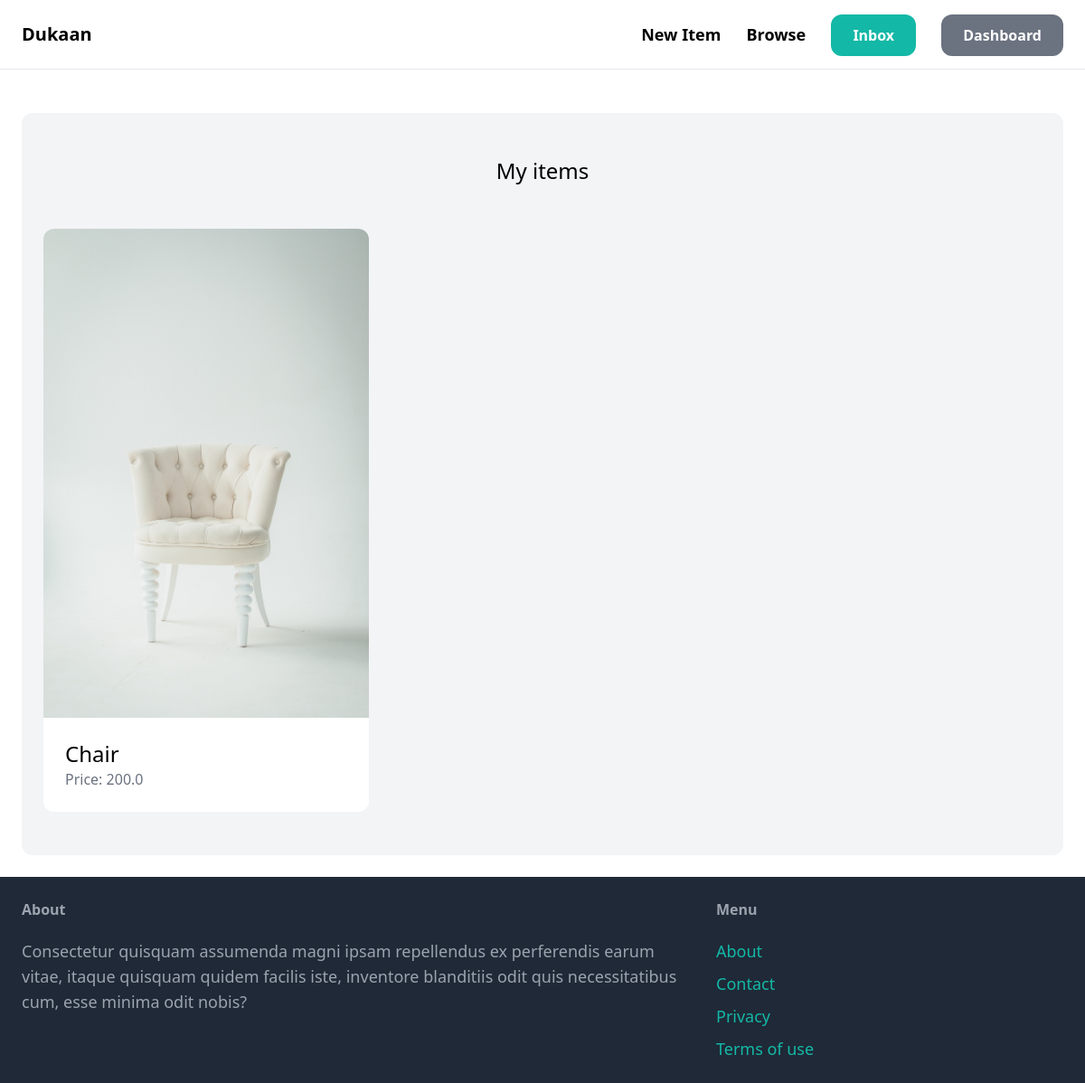
Page /dashboard/ (signed in) on the committed database.
### item/models.py (models this page shows, shortened)
class Item(models.Model):
    category = models.ForeignKey(Category, related_name='items', on_delete=models.CASCADE)
    name = models.CharField(max_length=255)
    description = models.TextField(blank=True, null=True)
    price = models.FloatField()
    image = models.ImageField(upload_to='items_images', blank=True, null=True)
    is_sold = models.BooleanField(default=False)
    created_by = models.ForeignKey(User, related_name='items', on_delete=models.CASCADE)
    created_at = models.DateTimeField(auto_now_add=True)

### dashboard/views.py (the view)
# urls.py: path('',views.index, name='index'),
@login_required
def index(request):
    items = Item.objects.filter(created_by = request.user)
    return render(request, 'dashboard/index.html', {
        'items' : items,
    })

### dashboard/templates/dashboard/index.html (shortened to what this page needs)
{% extends 'core/base.html' %}
{% block content %}
    <div class = "mt-6 px-6 py-12 bg-gray-100 rounded-xl">
        <h2 class = "mb-12 text-2xl text-center">My items</h2>
        <div class="grid grid-cols-3 gap-3">
            {% for item in items %}
            <div>
                <a href="{% url 'item:detail' item.id %}">
                    <div>
                        <img src="{{item.image.url}}" class="rounded-t-xl">
                    </div>
                    <div class="p-6 bg-white rounded-b-xl">
                        <h2 class="text-2xl">{{ item.name }} </h2>
                        <p class="text-gray-500"> Price: {{item.price}}</p>
                    </div>
                </a>
            </div>
            {% endfor %}
        </div>
    </div>
    {% endblock %}

### rows in the picture
Item: image (picture), name "Chair", price "200.0"
